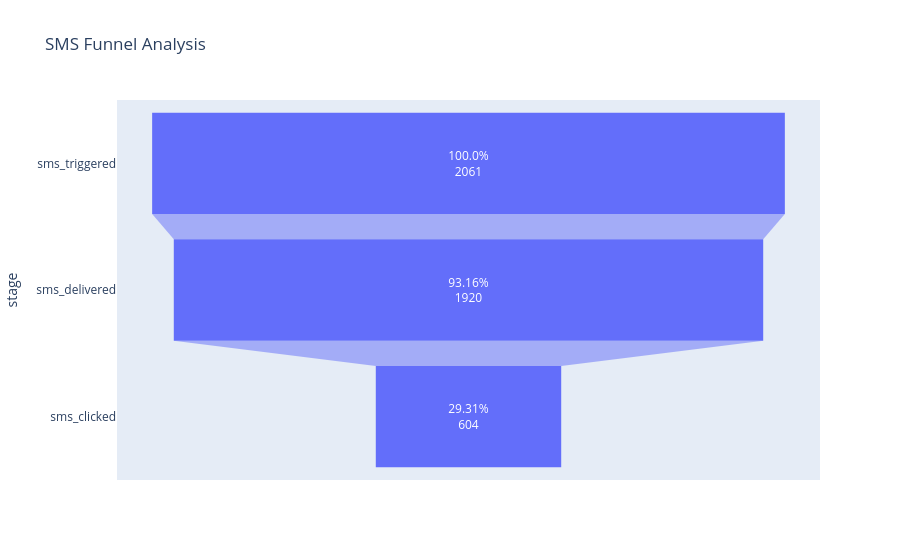

Notebook cell for this chart:
### Code cell
print(sms_df)

fig = px.funnel(
    sms_df,
    x='count',
    y='stage',
    text=sms_df['conversion_%'].round(2).astype(str) + '%',
    title='SMS Funnel Analysis'
)
fig.show()

### Figure 1 — Plotly figure (JSON) as saved in the notebook; plotly's stock layout.template omitted (floating-point values rounded to 4 significant figures)
{"data": [{"hovertemplate": "count=%{x}<br>stage=%{y}<br>text=%{text}<extra></extra>", "legendgroup": "", "marker": {"color": "#636efa"}, "name": "", "orientation": "h", "showlegend": false, "text": ["100.0%", "93.16%", "29.31%"], "type": "funnel", "x": [2061, 1920, 604], "xaxis": "x", "y": ["sms_triggered", "sms_delivered", "sms_clicked"], "yaxis": "y"}], "layout": {"legend": {"tracegroupgap": 0}, "title": {"text": "SMS Funnel Analysis"}, "xaxis": {"anchor": "y", "domain": [0, 1], "title": {"text": "count"}}, "yaxis": {"anchor": "x", "domain": [0, 1], "title": {"text": "stage"}}}}
